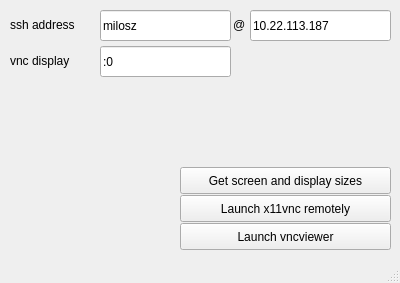
<?xml version="1.0" encoding="UTF-8"?>
<ui version="4.0">
 <class>MainWindow</class>
 <widget class="QMainWindow" name="MainWindow">
  <property name="geometry">
   <rect>
    <x>0</x>
    <y>0</y>
    <width>400</width>
    <height>283</height>
   </rect>
  </property>
  <property name="windowTitle">
   <string>eXtend qtGUI</string>
  </property>
  <widget class="QWidget" name="centralWidget">
   <widget class="QLineEdit" name="sshAddressUsername">
    <property name="geometry">
     <rect>
      <x>100</x>
      <y>10</y>
      <width>131</width>
      <height>31</height>
     </rect>
    </property>
    <property name="text">
     <string>milosz</string>
    </property>
   </widget>
   <widget class="QLabel" name="label">
    <property name="geometry">
     <rect>
      <x>10</x>
      <y>16</y>
      <width>81</width>
      <height>17</height>
     </rect>
    </property>
    <property name="text">
     <string>ssh address</string>
    </property>
   </widget>
   <widget class="QPushButton" name="pushButton">
    <property name="geometry">
     <rect>
      <x>180</x>
      <y>167</y>
      <width>211</width>
      <height>27</height>
     </rect>
    </property>
    <property name="text">
     <string>Get screen and display sizes</string>
    </property>
   </widget>
   <widget class="QLabel" name="label_2">
    <property name="geometry">
     <rect>
      <x>233</x>
      <y>16</y>
      <width>16</width>
      <height>17</height>
     </rect>
    </property>
    <property name="text">
     <string>@</string>
    </property>
   </widget>
   <widget class="QLineEdit" name="sshAddressServer">
    <property name="geometry">
     <rect>
      <x>250</x>
      <y>10</y>
      <width>141</width>
      <height>31</height>
     </rect>
    </property>
    <property name="text">
     <string>10.22.113.187</string>
    </property>
   </widget>
   <widget class="QPushButton" name="pushButton_2">
    <property name="geometry">
     <rect>
      <x>180</x>
      <y>195</y>
      <width>211</width>
      <height>27</height>
     </rect>
    </property>
    <property name="text">
     <string>Launch x11vnc remotely</string>
    </property>
   </widget>
   <widget class="QPushButton" name="pushButton_3">
    <property name="geometry">
     <rect>
      <x>180</x>
      <y>223</y>
      <width>211</width>
      <height>27</height>
     </rect>
    </property>
    <property name="text">
     <string>Launch vncviewer</string>
    </property>
   </widget>
   <widget class="QLineEdit" name="vncDisplay">
    <property name="geometry">
     <rect>
      <x>100</x>
      <y>46</y>
      <width>131</width>
      <height>31</height>
     </rect>
    </property>
    <property name="text">
     <string>:0</string>
    </property>
   </widget>
   <widget class="QLabel" name="label_3">
    <property name="geometry">
     <rect>
      <x>10</x>
      <y>52</y>
      <width>81</width>
      <height>17</height>
     </rect>
    </property>
    <property name="text">
     <string>vnc display</string>
    </property>
   </widget>
  </widget>
  <widget class="QStatusBar" name="statusBar"/>
 </widget>
 <layoutdefault spacing="6" margin="11"/>
 <resources/>
 <connections/>
</ui>
